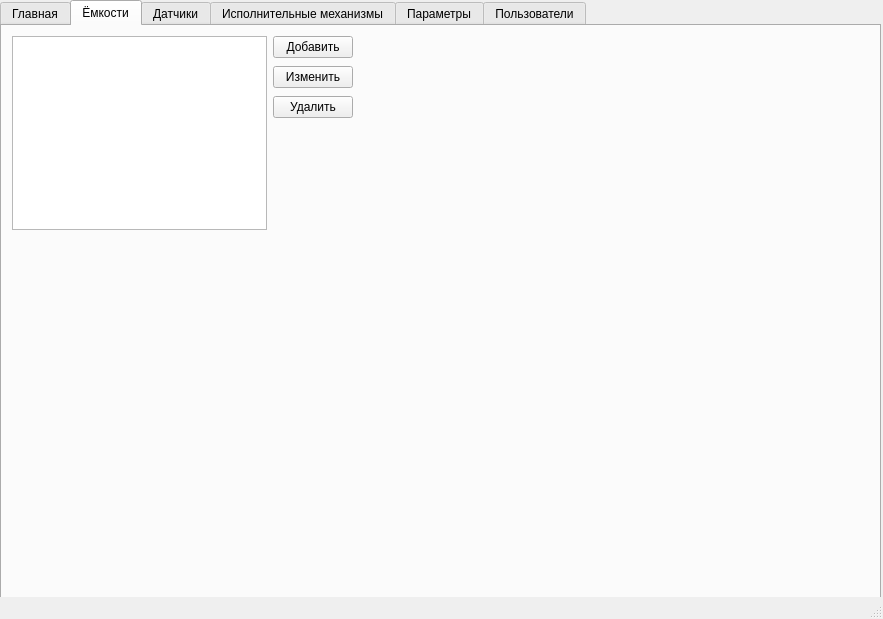
<?xml version="1.0" encoding="UTF-8"?>
<ui version="4.0">
 <class>AdminWindow</class>
 <widget class="QMainWindow" name="AdminWindow">
  <property name="geometry">
   <rect>
    <x>0</x>
    <y>0</y>
    <width>883</width>
    <height>619</height>
   </rect>
  </property>
  <property name="windowTitle">
   <string>MainWindow</string>
  </property>
  <widget class="QWidget" name="centralwidget">
   <widget class="QTabWidget" name="tabWidget">
    <property name="geometry">
     <rect>
      <x>0</x>
      <y>0</y>
      <width>881</width>
      <height>601</height>
     </rect>
    </property>
    <property name="mouseTracking">
     <bool>true</bool>
    </property>
    <property name="currentIndex">
     <number>1</number>
    </property>
    <widget class="QWidget" name="main">
     <attribute name="title">
      <string>Главная</string>
     </attribute>
     <widget class="QTreeWidget" name="treeWidget">
      <property name="geometry">
       <rect>
        <x>0</x>
        <y>0</y>
        <width>881</width>
        <height>581</height>
       </rect>
      </property>
      <column>
       <property name="text">
        <string notr="true">1</string>
       </property>
      </column>
     </widget>
    </widget>
    <widget class="QWidget" name="tanks">
     <property name="mouseTracking">
      <bool>true</bool>
     </property>
     <attribute name="title">
      <string>Ёмкости</string>
     </attribute>
     <widget class="QWidget" name="horizontalLayoutWidget">
      <property name="geometry">
       <rect>
        <x>10</x>
        <y>10</y>
        <width>341</width>
        <height>194</height>
       </rect>
      </property>
      <layout class="QHBoxLayout" name="horizontalLayout_2">
       <item>
        <widget class="QListWidget" name="tanks_list"/>
       </item>
       <item>
        <layout class="QVBoxLayout" name="verticalLayout_2">
         <property name="spacing">
          <number>8</number>
         </property>
         <property name="sizeConstraint">
          <enum>QLayout::SetDefaultConstraint</enum>
         </property>
         <property name="bottomMargin">
          <number>0</number>
         </property>
         <item>
          <widget class="QPushButton" name="add_tank">
           <property name="sizePolicy">
            <sizepolicy hsizetype="Minimum" vsizetype="Fixed">
             <horstretch>0</horstretch>
             <verstretch>0</verstretch>
            </sizepolicy>
           </property>
           <property name="autoFillBackground">
            <bool>false</bool>
           </property>
           <property name="text">
            <string>Добавить</string>
           </property>
          </widget>
         </item>
         <item>
          <widget class="QPushButton" name="edit_tank">
           <property name="text">
            <string>Изменить</string>
           </property>
          </widget>
         </item>
         <item>
          <widget class="QPushButton" name="del_tank">
           <property name="text">
            <string>Удалить</string>
           </property>
          </widget>
         </item>
         <item>
          <spacer name="verticalSpacer">
           <property name="orientation">
            <enum>Qt::Vertical</enum>
           </property>
           <property name="sizeHint" stdset="0">
            <size>
             <width>20</width>
             <height>40</height>
            </size>
           </property>
          </spacer>
         </item>
        </layout>
       </item>
      </layout>
     </widget>
    </widget>
    <widget class="QWidget" name="sensors">
     <property name="mouseTracking">
      <bool>true</bool>
     </property>
     <attribute name="title">
      <string>Датчики</string>
     </attribute>
    </widget>
    <widget class="QWidget" name="actuators">
     <attribute name="title">
      <string>Исполнительные механизмы</string>
     </attribute>
    </widget>
    <widget class="QWidget" name="params">
     <attribute name="title">
      <string>Параметры</string>
     </attribute>
    </widget>
    <widget class="QWidget" name="users">
     <attribute name="title">
      <string>Пользователи</string>
     </attribute>
    </widget>
   </widget>
  </widget>
  <widget class="QStatusBar" name="statusbar"/>
  <action name="actionon_save">
   <property name="text">
    <string>on_save</string>
   </property>
   <property name="menuRole">
    <enum>QAction::NoRole</enum>
   </property>
  </action>
 </widget>
 <resources/>
 <connections/>
</ui>
